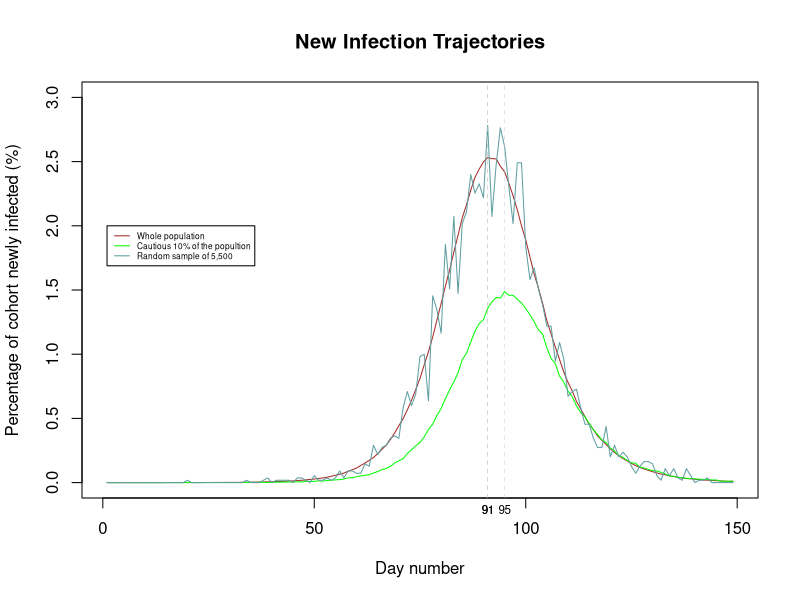

This figure's R source: (Note: a time limit stopped this script after it produced the figure.)
## SEIR Model

## Overview
## ********
## The SEIR model is a model to recreate the trajectory of a epidemic, in particular following the path of infections for 3 cohorts. 
## The whole population, the 'cautious' 10% of the population defined as 10% of the population with the lowest beta values and a 
## random sample of 0.1% of the population. Defining 4 states, susceptible, exposed, infected and recovered or dead on each day 
## an individual moves from suseptible state to the exposed state a function of their contact rate, the infected populations 
##contact rate and a viral infectivity parameter lamda. Each day an individual can move from being exposed to infected with 
## the disease with probability 1/3 and move from infected to recovered or dead with probability 1/5. Using the SEIR function, 
## alongside an initial run this program aims to plot the variability in these cohorts by running the model 10 separate times
## and plotting the variability on three seperate graphs. 

## SEIR model details
## ******************
## 1. Vectors are initiated whereby 'x' is defined as the storage vector for the whole population each element can either be 
##    0 = Susecptible ## 1 = Exposed ## 2 = Infected ## 3 = Recovered/Dead 
## 2. Vectors are initiated whereby 'S', 'E', 'I', 'R' are vectors showing how many people are in each state each day
## 3. Beta's are assigned to each individual (using rnom) and stored in 'beta' the bottom 10% is identified and stored
## 4. A random saample of 0.1% is also taken from the population for use later (using sample)
## 5. Model starts by using uniform random devidates (runif) to move people from state E -> I and E -> R
## 5. A person, i,  in state S are assigned a probabilty of moving to state E by sum_infectious * lamda * beta(i) and 
##    moved to state S based on random deviates (runif)
## 6. Three count vectors are set up, new_infections, new_infectios_percentile, new_infections_sample and the number of people 
##    moving from E -> I in each group is recorded for that dat
## 7. Model runs for 150 days
## 8. Plots are created using plot, lines, mtext, ablines and legend functions to plot the trajectory of all three samples

seir <-function(n=5500000,ne=10,nt=150) {
  ## SEIR stochastic simulation model.
  ## n = population size; ne = initially exposed; nt = number of days
  ##Sum of betas of indivial in infected state * beta of susepital individual * landa is prob S -> E
  ## 1/3 prob of moving E -> I
  ## 1/5 prob of moving I -> S with the assumption this can happen after 1 day
  ## 0 = Susecptible ## 1 = Exposed ## 2 = Infected ## 3 = Recovered/Dead 
  
  lamda <- 0.4/n  
  x <-rep(0,n) ## initialize to susceptible state
  beta <-rlnorm(n,0,0.5); beta <-beta/mean(beta) ## individual infection rates
  x[1:ne] <- 1 ## create some exposed
  
  new_infections <- new_infections_percentile <- new_infections_sample <- rep(0, nt-1) ## initialize new daily infections count
  ## initialize new daily infections count for bottom 10%
  ## initialize new daily infections count for sample
  
  bottomquantile <- quantile( beta, 0.1 ) ##Beta values in lowest 10%
  low_beta = beta < bottomquantile
  samplepopn <- rep(0, n) ; samplepopn[ sample(1:n, n*0.001) ] <- 1 #Indicator vector identifying 0.1% of popn
  
  for (i in 2:nt) { ## loop over days
    
    prob_exp = sum(beta[x == 2]) * lamda * beta
    u <-runif(n) ## uniform random deviates 
    
    xu = (x == 1 & u < (1/3))
    new_infections[i-1] <- sum(xu) ##New people in infectious state for day i
    new_infections_percentile[i-1] <- sum(xu & low_beta) ##Bottom 10% new people in infectious state for day i
    new_infections_sample[i-1] <- sum(xu & samplepopn == 1) ##Sampled new people in infectious state for day i
    
    x[x == 2 & u < (1/5)] <- 3 ## I -> R with prob 1/5
    x[xu] <- 2 ## E -> I with prob 1/3
    x[x == 0 & u < prob_exp] <- 1  ## S -> E with prob
    
  }
  return(list(new_infections=new_infections, new_infections_percentile=new_infections_percentile, new_infections_sample=new_infections_sample))
} ## seir

## Plot graphs for initial model run 

exec <- seir()

xx <- exec$new_infections*100/5500000
yy <- exec$new_infections_percentile*100/550000
zz <- exec$new_infections_sample*100/5500
day <- c(1:149)

maxxx <- which.max(xx)
maxyy <- which.max(yy)
maxzz <- which.max(zz)

plot(day, xx, pch=19,cex=.5, main="New Infection Trajectories" ,xlab="Day number",ylab="Percentage of cohort newly infected (%)", type = 'l', col = 'brown', ylim = c(0,3))
lines(yy, col = 'green')
lines(zz, col = 'cadetblue')
legend(1, 2, legend=c("Whole population", "Cautious 10% of the popultion", "Random sample of 5,500"),
       col=c("brown", "green", "cadetblue"), lty=1:1, cex=0.5)
abline(v = c(maxxx, maxyy, maxzz) , lty=c(2, 2, 2), lwd=c(0.4, 0.4, 0.4), col=c("grey", "grey"))
mtext(maxxx, side = 1, at = maxxx, cex = 0.7) ; mtext(maxyy, side = 1, at = maxyy, cex = 0.7) ; mtext(maxzz, side = 1, at = maxzz, cex = 0.7) 

##Plot graphs for 10 sample runs

l1 <- list()
l2 <- list()
l3 <- list()
v1 <- rep(0, 10)
v2 <- rep(0, 10)
v3 <- rep(0, 10)

for (i in 1:10) {
  run <- seir()
  l1[i] <- list(run$new_infections*100/5500000)
  l2[i] <- list(run$new_infections_percentile*100/550000)
  l3[i] <- list(run$new_infections_sample*100/5500)
  
  v1[i] <- which.max(run$new_infections*100/5500000)
  v2[i] <- which.max(run$new_infections_percentile*100/550000)
  v3[i] <- which.max(run$new_infections_sample*100/550)
}

boxplot(v1, v2, v3, main = "Boxplot & Whistlers for the infection peak of 3 cohorts", horizontal = TRUE, col = c("brown","green", "cadetblue"), names = c("Whole population", "Cautious 10%", "Random sample"), at = c(1, 6, 11))


a <- pmax(unlist(l1[1]), unlist(l1[2]), unlist(l1[3]), unlist(l1[4]), unlist(l1[5]), unlist(l1[6]), unlist(l1[7]), unlist(l1[8]), unlist(l1[9]), unlist(l1[10]))
b <- pmax(unlist(l2[1]), unlist(l2[2]), unlist(l2[3]), unlist(l2[4]), unlist(l2[5]), unlist(l2[6]), unlist(l2[7]), unlist(l2[8]), unlist(l2[9]), unlist(l2[10]))
c <-  pmax(unlist(l3[1]), unlist(l3[2]), unlist(l3[3]), unlist(l3[4]), unlist(l3[5]), unlist(l3[6]), unlist(l3[7]), unlist(l3[8]), unlist(l3[9]), unlist(l3[10]))

d <- pmin(unlist(l1[1]), unlist(l1[2]), unlist(l1[3]), unlist(l1[4]), unlist(l1[5]), unlist(l1[6]), unlist(l1[7]), unlist(l1[8]), unlist(l1[9]), unlist(l1[10]))
e <- pmin(unlist(l2[1]), unlist(l2[2]), unlist(l2[3]), unlist(l2[4]), unlist(l2[5]), unlist(l2[6]), unlist(l2[7]), unlist(l2[8]), unlist(l2[9]), unlist(l2[10]))
f <-  pmin(unlist(l3[1]), unlist(l3[2]), unlist(l3[3]), unlist(l3[4]), unlist(l3[5]), unlist(l3[6]), unlist(l3[7]), unlist(l3[8]), unlist(l3[9]), unlist(l3[10]))

day <- c(1:149)

plot(day, a, type = "l", ylim = c(0,3), col="grey", pch=19,cex=.5, main="Variability of infection in the whole population" ,xlab="Day number",ylab="Percentage of cohort newly infected (%)")
lines(day, d, type = "l", col="grey")
polygon(c(day, rev(day)), c(a, rev(d)), col = "grey")
plot(day, b, type = "l", ylim = c(0,3), col="grey", pch=19,cex=.5, main="Variability of infection in cautious 10% of the population" ,xlab="Day number",ylab="Percentage of cohort newly infected (%)")
lines(day, e, type = "l", col="grey")
polygon(c(day, rev(day)), c(b, rev(e)), col = "grey")
plot(day, c, type = "l", ylim = c(0,3), col="grey", pch=19,cex=.5, main="Variability of infection in a random sample of 0.1% of population" ,xlab="Day number",ylab="Percentage of cohort newly infected (%)")
lines(day, f, type = "l", col="grey")
polygon(c(day, rev(day)), c(c, rev(f)), col = "grey")
